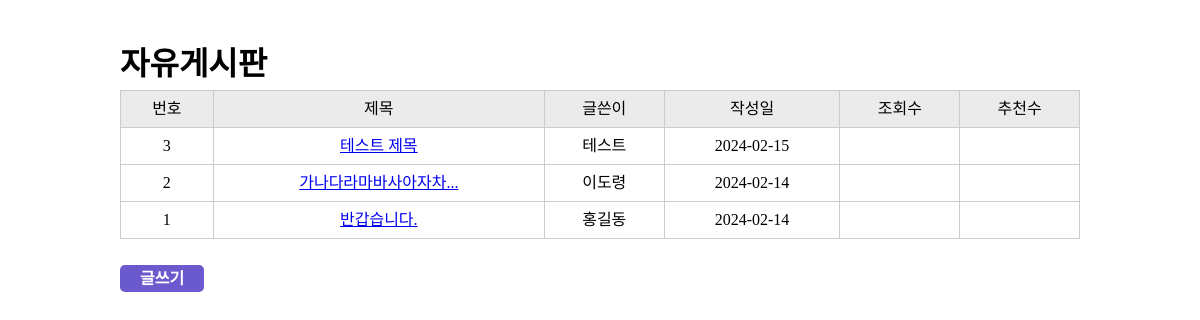
The app's page /, older data.
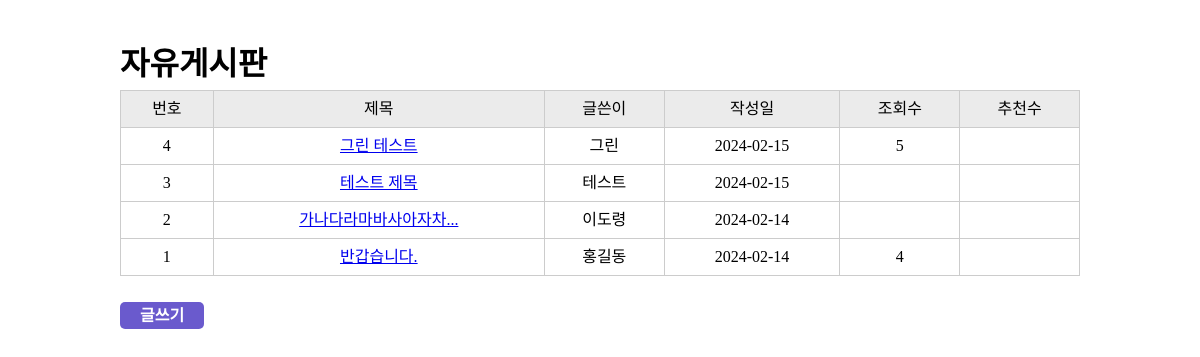
The same page, newer data.
### tables this page shows
CREATE TABLE `board` (
  `idx` int(11) NOT NULL,
  `name` varchar(100) NOT NULL,
  `pw` varchar(100) NOT NULL,
  `title` varchar(100) NOT NULL,
  `content` text NOT NULL,
  `date` date NOT NULL,
  `hit` int(11) DEFAULT NULL,
  `thumbsup` int(11) DEFAULT NULL
);

### index.php (the view, shortened to what this page needs)
<?php
  include $_SERVER['DOCUMENT_ROOT']."/advbbs/inc/db.php";
?>
<!DOCTYPE html>
<html lang="en">
<head>
  <link rel="stylesheet" href="https://cdnjs.cloudflare.com/ajax/libs/font-awesome/6.5.1/css/all.min.css" />
  <link rel="stylesheet" href="css/bbs.css">
</head>
<body>
  <div class="wrapper">
    <h1>자유게시판</h1>
    <table>
      <thead>
        <tr>
          <th>번호</th>
          <th>제목</th>
          <th>글쓴이</th>
          <th>작성일</th>
          <th>조회수</th>
          <th>추천수</th>
        </tr>
      </thead>
      <tbody>
      <?php
        $sql = "SELECT * FROM board order by idx desc";
        $result = $mysqli->query($sql);
        while($row = mysqli_fetch_assoc($result)){
          $title = $row['title'];
          $reply_cnt_sql = "SELECT COUNT(*) AS cnt FROM reply WHERE b_idx={$row['idx']}";
          $reply_cnt_result = $mysqli->query($reply_cnt_sql);
          $reply_row = mysqli_fetch_assoc($reply_cnt_result);
          if($reply_row['cnt'] > 0){
            $rc = "(".$reply_row['cnt'].")";
          } else{
            $rc ='';
          }
          if(iconv_strlen($title) > 10){
            $title = str_replace($title,iconv_substr($title,0,10,'utf-8').'...',$title);
          }
      ?>
      <tr>
        <td><?= $row['idx'] ?></td>
        <td>
          <?php if($row['lock_post'] == 1){ ?>
          <a href="page/board/lock_read.php?idx=<?= $row['idx'] ?>"><?= $title.$rc; ?> <i class="fa-solid fa-lock"></i></a>
          <?php  } else { ?>
            <a href="page/board/read.php?idx=<?= $row['idx'] ?>"><?= $title.$rc; ?></a>
          <?php } ?>
        </td>
        <td><?= $row['name'] ?></td>
        <td><?= $row['date'] ?></td>
        <td><?= $row['hit'] ?></td>
        <td><?= $row['thumbsup'] ?></td>
      </tr>
      <?php
        }
      ?>
      </tbody>
    </table>
    <div class="links">
      <a href="./page/board/write.php">글쓰기</a>
    </div>
  </div>
</body>
</html>

### css/bbs.css (style rules this page uses)
.wrapper { width: 80%; margin:3em auto; }
.wrapper h1 { font-size: 2em; font-weight: bold; margin-bottom: 10px; }
table { width: 100%; }
table thead th { background: #ebebeb; }
table thead th, table td { border:1px solid #ccc; padding: 10px 10px; text-align: center; }
.links { margin: 2em auto; }
.links a { padding: 5px 20px; background: slateblue; color: #fff; font-weight: bold; border-radius:5px; text-decoration: none; }

Row changes from the older to the newer data that the page shows:
added board: idx "4", title "그린 테스트", name "그린", date "2024-02-15", hit "5"
changed board "반갑습니다.": hit (not shown) → "4"
